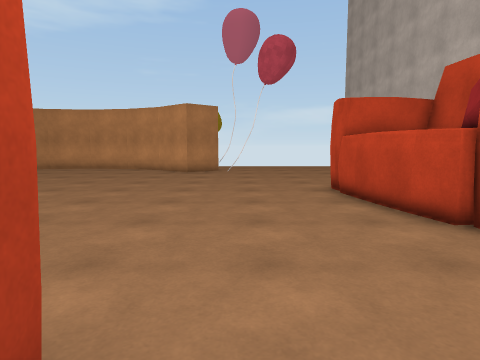
[1] (above)

24 first-person views from a walk through a scene from a Unity 3-D project. The camera is 1.3 m above the floor, tilts 6° down and sees 75° across. The floor is counted in squares, 1 m on a side. Each view is taken from the middle of a square. On the plan, view 1 faces up. The plan holds only what a view shows up to about 14 squares ahead; the rest is blank. The place goes on beyond the plan.

[2]
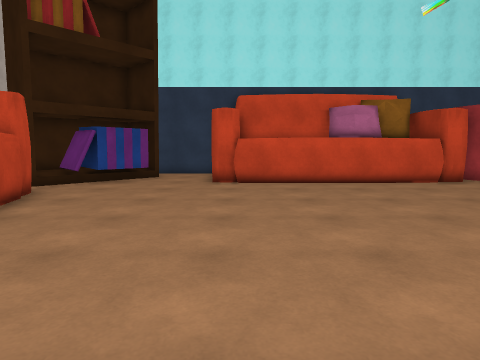

[3]
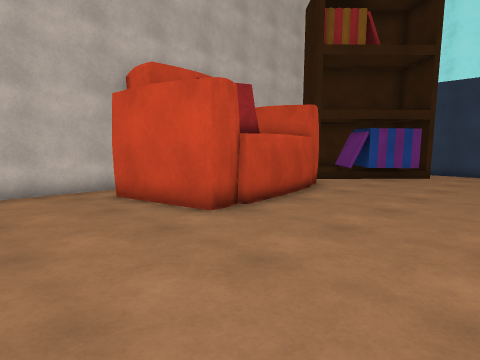

[4]
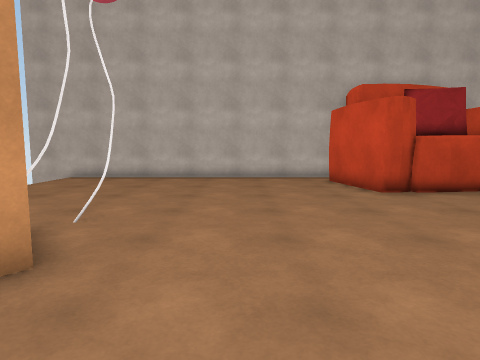

[5]
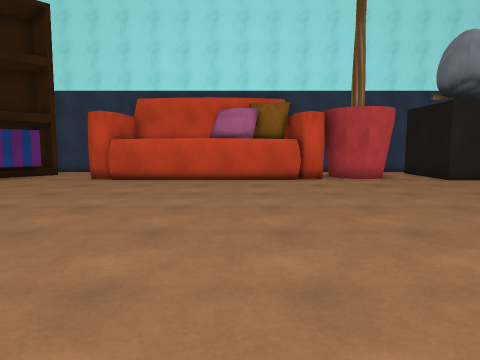

[6]
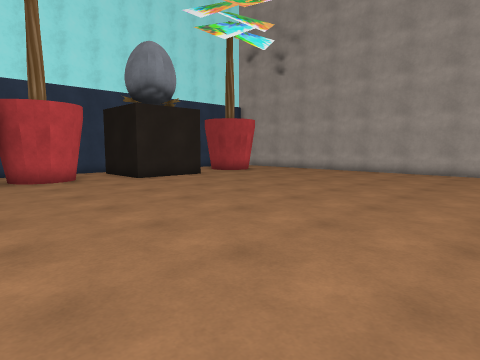

[7]
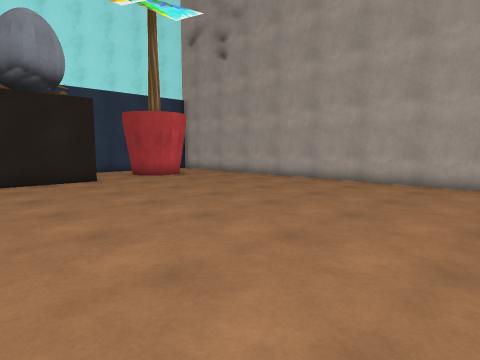

[8]
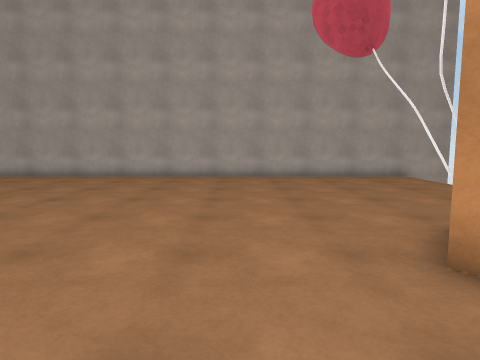

[9]
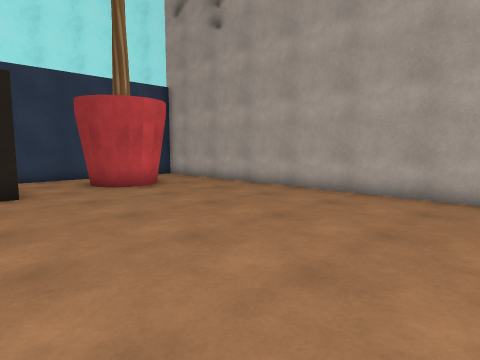

[10]
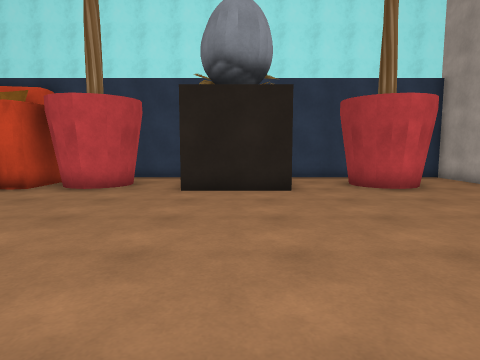

[11]
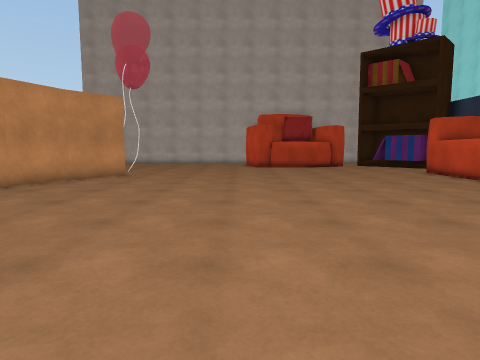

[12]
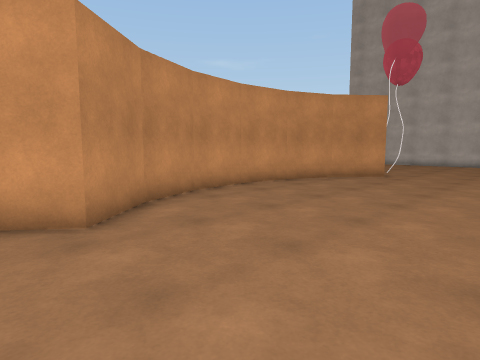

[13]
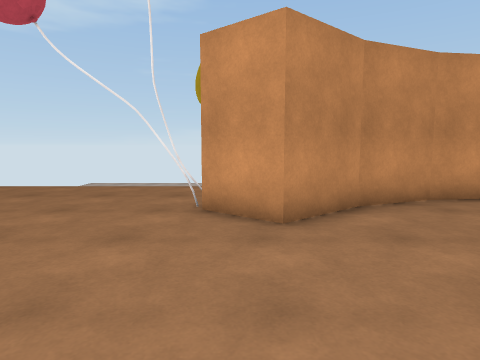

[14]
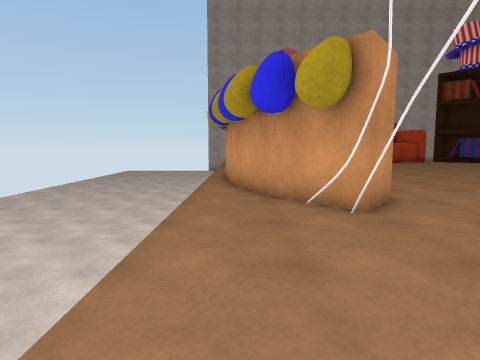

[15]
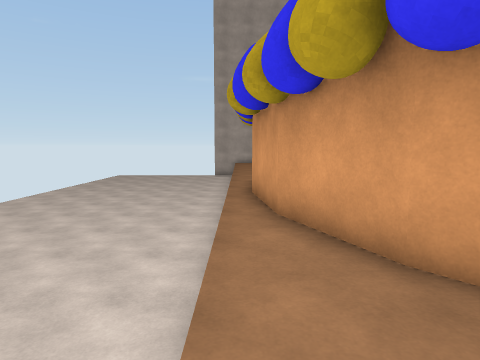

[16]
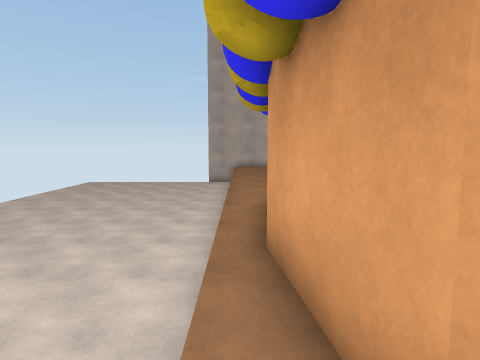

[17]
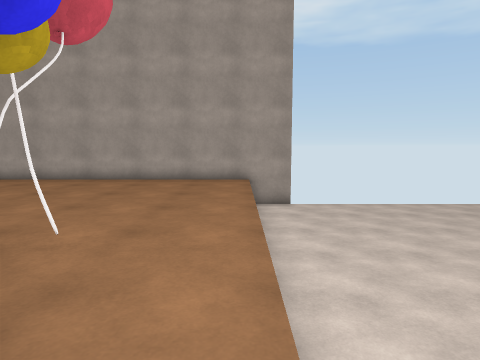

[18]
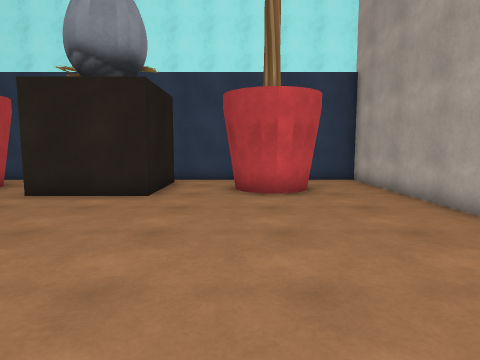

[19]
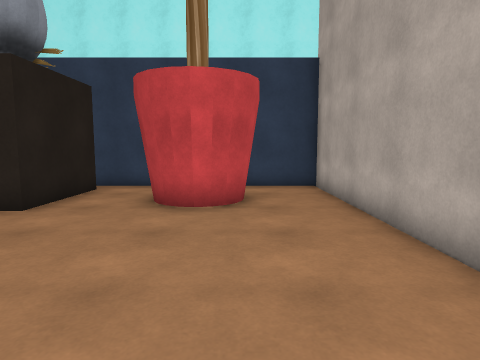

[20]
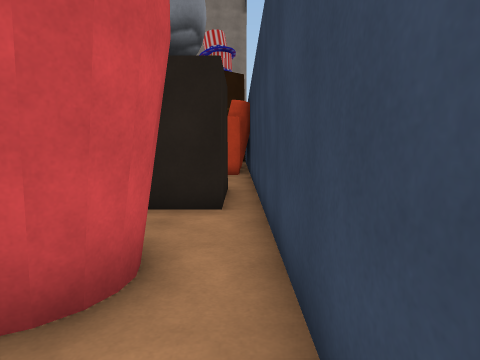

[21]
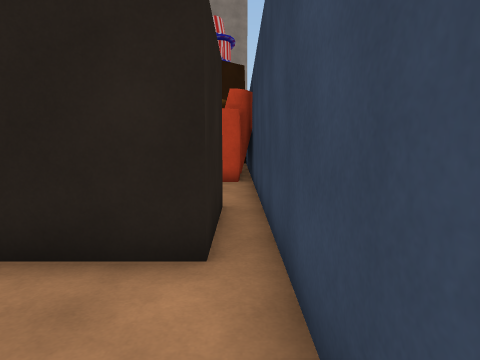

[22]
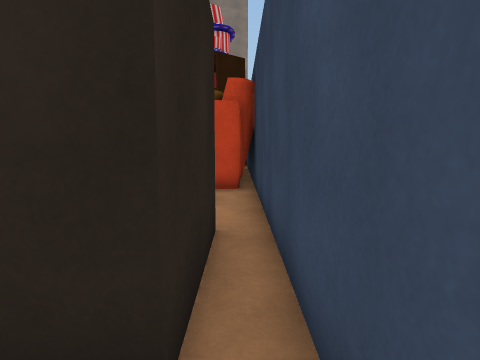

[23]
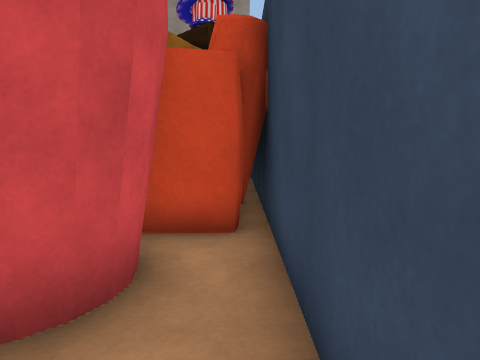

[24]
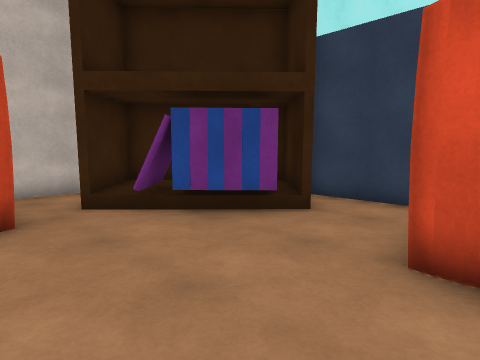

### Floor plan
Key: @ floor where view 1 was taken; # wall or solid block; . floor; v drop or lower ground; B bookshelf; K books; T tree.
Columns run from 26 left of view 1 to 8 right of it. Each row starts with its distance up from view 1.
 23 #vvvvvvvvvvvvvvvvvvvvvvvvvvv      #
 22 #vvvvvvvvvvvvvvvvvvvvvvvvvvv      #
 21 #..........................   ....#
 20 #............#####    ..... ......#
 19 #..........##########      .......#
 18 #........######.....###  #........#
 17 #........####.........## .#.......#
 16 #.................................#
 15 #.................................#
 14 #.................................#
 13 #.................................#
 12 #.................................#
 11 #.................................#
 10 #............................####.#
  9 #............................#
  8 #............................#
  7 #............................#
  6 #............................##
  5 #.............................#
  4 #.............................#
  3 #..............................B. #
  2 #.......###......########....KKBB #
  1 #..TTT..# ##.TT######   ##..KKKKBB
  0 #..TTT..#  #.TTT#####     @.K  BK
 -1 #..#T ..####.#T ##        ..B BB
 -2 #...............###       ...BB
 -3 ##TTTTT####TTTTTTT#       ####

Where each view was taken, in squares from view 1:
view 1: 0 up, 0 right, facing up
view 2: 13 up, 2 left, facing down
view 3: 14 up, 2 left, facing down-right
view 4: 14 up, 6 left, facing right
view 5: 14 up, 7 left, facing down
view 6: 14 up, 9 left, facing down-left
view 7: 14 up, 14 left, facing down-left
view 8: 14 up, 12 left, facing left
view 9: 11 up, 17 left, facing down-left
view 10: 11 up, 17 left, facing down
view 11: 11 up, 17 left, facing right
view 12: 11 up, 17 left, facing up-right
view 13: 11 up, 16 left, facing up
view 14: 20 up, 23 left, facing right
view 15: 21 up, 18 left, facing right
view 16: 21 up, 13 left, facing right
view 17: 21 up, 13 left, facing left
view 18: 10 up, 21 left, facing down
view 19: 8 up, 23 left, facing down
view 20: 2 down, 25 left, facing right
view 21: 2 down, 22 left, facing right
view 22: 2 down, 20 left, facing right
view 23: 2 down, 15 left, facing right
view 24: 5 up, 2 left, facing down-right
